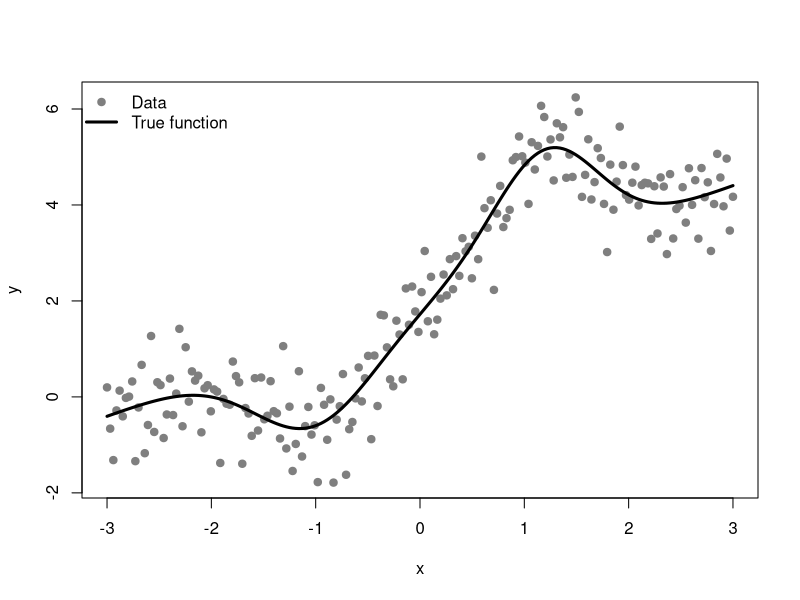
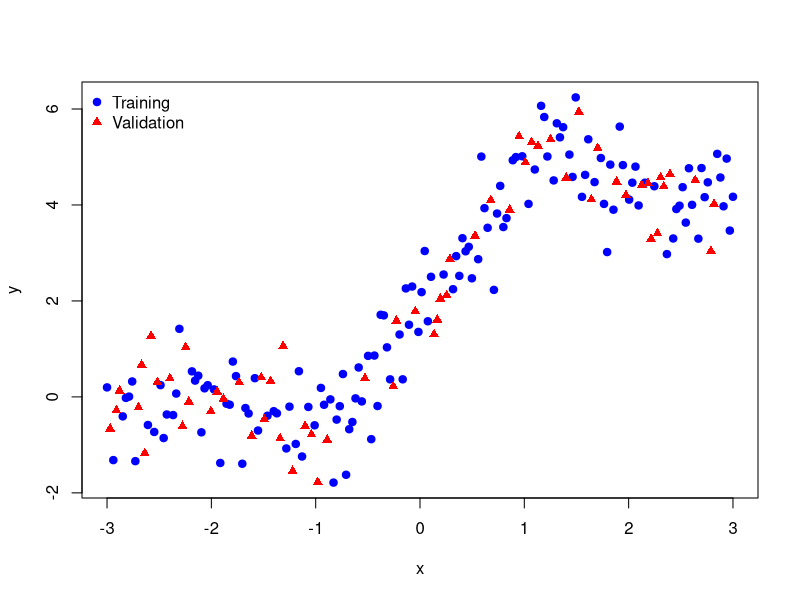
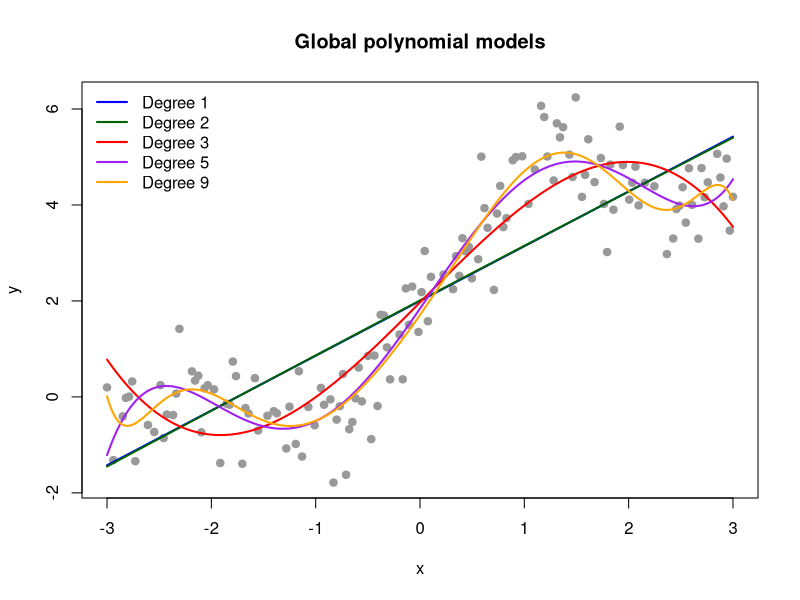
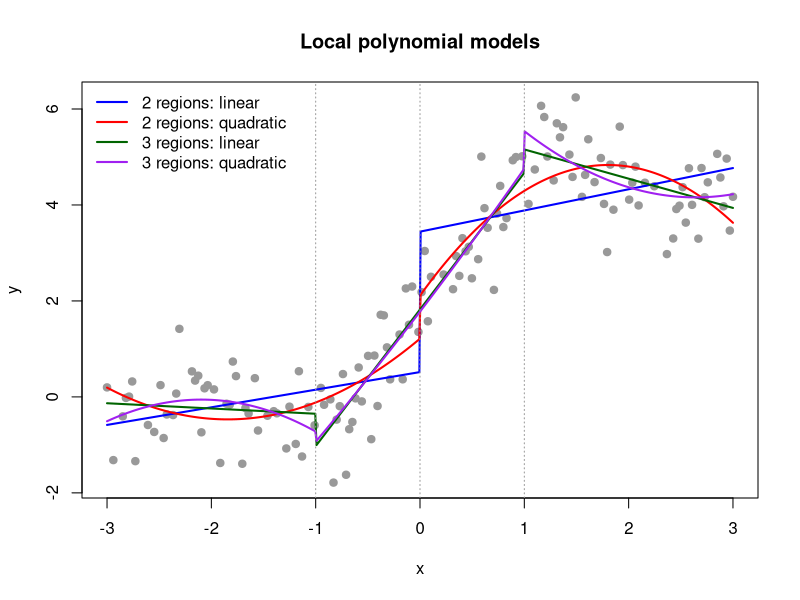
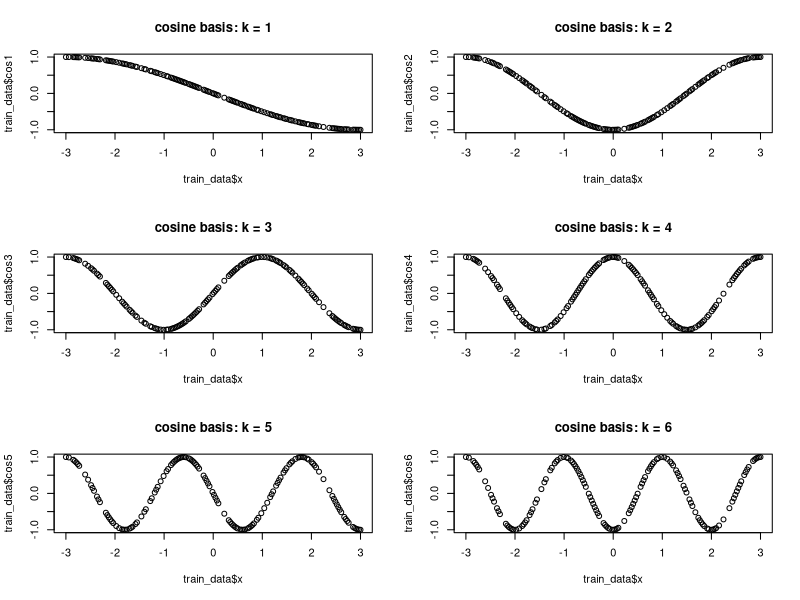
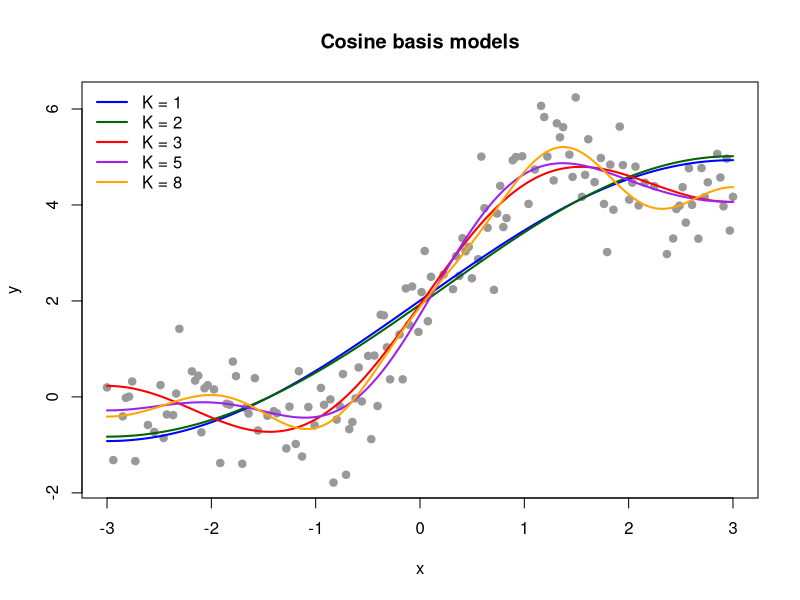
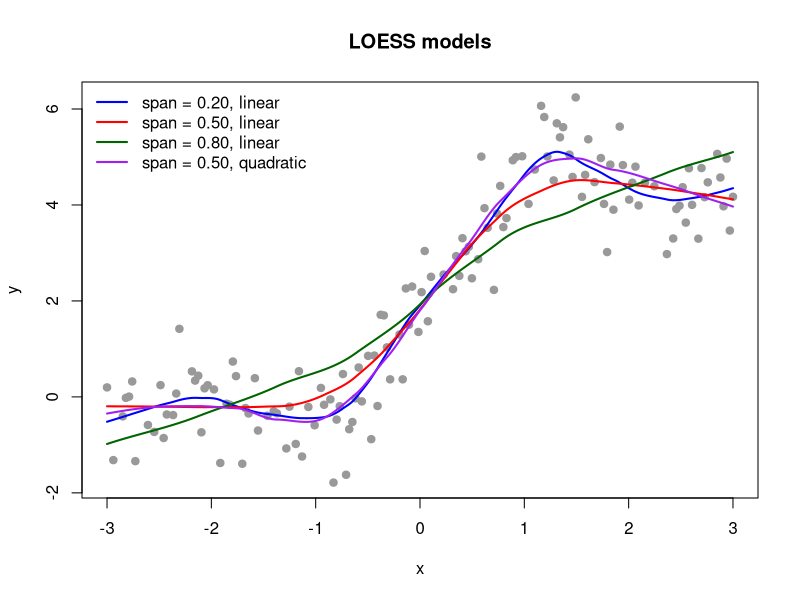
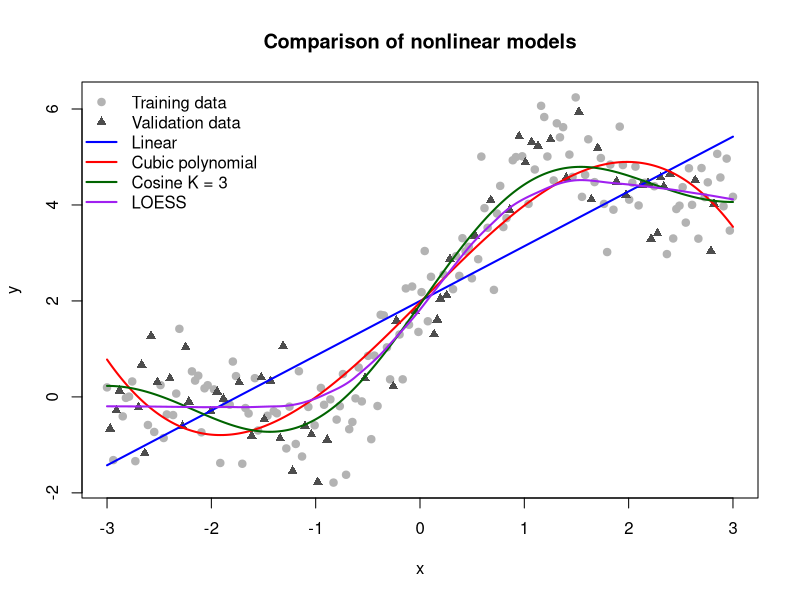

Here is the R script that generated these plots, in order:
# ============================================================
# Nonlinear regression models
# ============================================================

rm(list = ls())
set.seed(73252)


# ============================================================
# 1. Simulate nonlinear regression data
# ============================================================

n <- 200
x <- seq(-3, 3, length.out = n)

f_true <- 2 + 0.8 * x - 1.8 * exp(-1.5 * (x + 1)^2) +
  2.2 * exp(-2 * (x - 1.2)^2)

y <- f_true + rnorm(n, mean = 0, sd = 0.6)
data <- data.frame(x = x, y = y, f_true = f_true)

plot(y ~ x, data = data, pch = 19, col = "grey50", xlab = "x", ylab = "y")
lines(data$x, data$f_true, col = "black", lwd = 3)
legend("topleft", legend = c("Data", "True function"),
       col = c("grey50", "black"), pch = c(19, NA), lty = c(NA, 1),
       lwd = c(NA, 3), bty = "n")


# ============================================================
# 2. Split data into training and validation sets
# ============================================================

split_prop <- c(train = 0.70, validation = 0.30)
n_train <- floor(n * split_prop["train"])

index <- sample(seq_len(n))
train_index <- index[1:n_train]
val_index <- index[(n_train + 1):n]

train_data <- data[train_index, ]
val_data <- data[val_index, ]

plot(y ~ x, data = train_data, pch = 19, col = "blue",
     xlab = "x", ylab = "y", xlim = range(data$x), ylim = range(data$y))
points(y ~ x, data = val_data, pch = 17, col = "red")
legend("topleft", legend = c("Training", "Validation"),
       col = c("blue", "red"), pch = c(19, 17), bty = "n")

mse <- function(observed, predicted) mean((observed - predicted)^2)


# ============================================================
# 3. Global polynomial models
# ============================================================

polynomial_1 <- lm(y ~ x, data = train_data)
polynomial_2 <- lm(y ~ x + I(x^2), data = train_data)
polynomial_3 <- lm(y ~ x + I(x^2) + I(x^3), data = train_data)
polynomial_5 <- lm(y ~ x + I(x^2) + I(x^3) + I(x^4) + I(x^5),
                   data = train_data)
polynomial_9 <- lm(y ~ poly(x, degree = 9, raw = TRUE), data = train_data)

polynomial_models <- list(
  "Degree 1" = polynomial_1,
  "Degree 2" = polynomial_2,
  "Degree 3" = polynomial_3,
  "Degree 5" = polynomial_5,
  "Degree 9" = polynomial_9
)

polynomial_mse <- sapply(polynomial_models, function(model) {
  mse(val_data$y, predict(model, newdata = val_data))
})

round(polynomial_mse, 3)

x_grid <- seq(min(data$x), max(data$x), length.out = 500)
grid_data <- data.frame(x = x_grid)
polynomial_colors <- c("blue", "darkgreen", "red", "purple", "orange")

plot(y ~ x, data = train_data, pch = 19, col = "grey60",
     xlab = "x", ylab = "y", main = "Global polynomial models")

for (i in seq_along(polynomial_models)) {
  lines(x_grid, predict(polynomial_models[[i]], newdata = grid_data),
        col = polynomial_colors[i], lwd = 2)
}

legend("topleft", legend = names(polynomial_models),
       col = polynomial_colors, lty = 1, lwd = 2, bty = "n")


# ============================================================
# 4. Local polynomials using region indicators
# ============================================================

# Two regions separated at x = 0
train_data$region2 <- as.integer(train_data$x > 0)
val_data$region2 <- as.integer(val_data$x > 0)
grid_data$region2 <- as.integer(grid_data$x > 0)

region_linear <- lm(y ~ x + region2 + x:region2, data = train_data)

region_quadratic <- lm(
  y ~ x + I(x^2) + region2 + x:region2 + I(x^2):region2,
  data = train_data
)

# Three regions separated at x = -1 and x = 1
train_data$region3 <- cut(train_data$x, breaks = c(-Inf, -1, 1, Inf))
val_data$region3 <- cut(val_data$x, breaks = c(-Inf, -1, 1, Inf))
grid_data$region3 <- cut(grid_data$x, breaks = c(-Inf, -1, 1, Inf))

region_three_linear <- lm(y ~ x * region3, data = train_data)
region_three_quadratic <- lm(y ~ (x + I(x^2)) * region3, data = train_data)

region_models <- list(
  "2 regions: linear" = region_linear,
  "2 regions: quadratic" = region_quadratic,
  "3 regions: linear" = region_three_linear,
  "3 regions: quadratic" = region_three_quadratic
)

region_mse <- sapply(region_models, function(model) {
  mse(val_data$y, predict(model, newdata = val_data))
})

round(region_mse, 3)

region_colors <- c("blue", "red", "darkgreen", "purple")

plot(y ~ x, data = train_data, pch = 19, col = "grey60",
     xlab = "x", ylab = "y", main = "Local polynomial models")

for (i in seq_along(region_models)) {
  lines(x_grid, predict(region_models[[i]], newdata = grid_data),
        col = region_colors[i], lwd = 2)
}

abline(v = c(-1, 0, 1), lty = 3, col = "grey60")
legend("topleft", legend = names(region_models),
       col = region_colors, lty = 1, lwd = 2, bty = "n")


# ============================================================
# 5. Cosine basis models
# ============================================================

x_min <- min(data$x)
x_max <- max(data$x)
L <- x_max - x_min

cosine_basis <- function(x, k) cos(pi * k * (x - x_min) / L)

for (k in 1:8) {
  train_data[[paste0("cos", k)]] <- cosine_basis(train_data$x, k)
  val_data[[paste0("cos", k)]] <- cosine_basis(val_data$x, k)
  grid_data[[paste0("cos", k)]] <- cosine_basis(grid_data$x, k)
}

par(mfrow=c(3,2))
plot(train_data$x,train_data$cos1,main="cosine basis: k = 1")
plot(train_data$x,train_data$cos2,main="cosine basis: k = 2")
plot(train_data$x,train_data$cos3,main="cosine basis: k = 3")
plot(train_data$x,train_data$cos4,main="cosine basis: k = 4")
plot(train_data$x,train_data$cos5,main="cosine basis: k = 5")
plot(train_data$x,train_data$cos6,main="cosine basis: k = 6")
par(mfrow=c(1,1))

head(train_data)

cosine_1 <- lm(y ~ cos1, data = train_data)
cosine_2 <- lm(y ~ cos1 + cos2, data = train_data)
cosine_3 <- lm(y ~ cos1 + cos2 + cos3, data = train_data)
cosine_5 <- lm(y ~ cos1 + cos2 + cos3 + cos4 + cos5, data = train_data)
cosine_8 <- lm(y ~ cos1 + cos2 + cos3 + cos4 + cos5 + cos6 + cos7 + cos8,
               data = train_data)

cosine_models <- list(
  "K = 1" = cosine_1,
  "K = 2" = cosine_2,
  "K = 3" = cosine_3,
  "K = 5" = cosine_5,
  "K = 8" = cosine_8
)

cosine_mse <- sapply(cosine_models, function(model) {
  mse(val_data$y, predict(model, newdata = val_data))
})

round(cosine_mse, 3)

cosine_colors <- c("blue", "darkgreen", "red", "purple", "orange")

plot(y ~ x, data = train_data, pch = 19, col = "grey60",
     xlab = "x", ylab = "y", main = "Cosine basis models")

for (i in seq_along(cosine_models)) {
  lines(x_grid, predict(cosine_models[[i]], newdata = grid_data),
        col = cosine_colors[i], lwd = 2)
}

legend("topleft", legend = names(cosine_models),
       col = cosine_colors, lty = 1, lwd = 2, bty = "n")


# ============================================================
# 6. LOESS models
# ============================================================

loess_020 <- loess(y ~ x, data = train_data, span = 0.20, degree = 1)
loess_050 <- loess(y ~ x, data = train_data, span = 0.50, degree = 1)
loess_080 <- loess(y ~ x, data = train_data, span = 0.80, degree = 1)
loess_quad <- loess(y ~ x, data = train_data, span = 0.50, degree = 2)

loess_models <- list(
  "span = 0.20, linear" = loess_020,
  "span = 0.50, linear" = loess_050,
  "span = 0.80, linear" = loess_080,
  "span = 0.50, quadratic" = loess_quad
)

loess_mse <- sapply(loess_models, function(model) {
  mse(val_data$y, predict(model, newdata = val_data))
})

round(loess_mse, 3)

loess_colors <- c("blue", "red", "darkgreen", "purple")

plot(y ~ x, data = train_data, pch = 19, col = "grey60",
     xlab = "x", ylab = "y", main = "LOESS models")

for (i in seq_along(loess_models)) {
  lines(x_grid, predict(loess_models[[i]], newdata = grid_data),
        col = loess_colors[i], lwd = 2)
}

legend("topleft", legend = names(loess_models),
       col = loess_colors, lty = 1, lwd = 2, bty = "n")


# ============================================================
# 7. Compare validation errors
# ============================================================

validation_results <- data.frame(
  model = c(
    paste("Polynomial", names(polynomial_mse)),
    paste("Region", names(region_mse)),
    paste("Cosine", names(cosine_mse)),
    paste("LOESS", names(loess_mse))
  ),
  validation_mse = c(
    polynomial_mse,
    region_mse,
    cosine_mse,
    loess_mse
  )
)

validation_results <- validation_results[
  order(validation_results$validation_mse),
]

validation_results$validation_mse <- round(validation_results$validation_mse, 3)
validation_results



# ============================================================
# 8. Compare selected models in one plot
# ============================================================

selected_models <- list(
  "Linear" = polynomial_1,
  "Cubic polynomial" = polynomial_3,
  "Cosine K = 3" = cosine_3,
  "LOESS" = loess_050
)

selected_colors <- c("blue", "red", "darkgreen", "purple")

plot(y ~ x, data = train_data, pch = 19, col = "grey70",
     xlab = "x", ylab = "y", main = "Comparison of nonlinear models")

points(y ~ x, data = val_data, pch = 17, col = "grey30")
lines(x_grid, predict(polynomial_1, newdata = grid_data),
      col = selected_colors[1], lwd = 2)
lines(x_grid, predict(polynomial_3, newdata = grid_data),
      col = selected_colors[2], lwd = 2)
lines(x_grid, predict(cosine_3, newdata = grid_data),
      col = selected_colors[3], lwd = 2)
lines(x_grid, predict(loess_050, newdata = grid_data),
      col = selected_colors[4], lwd = 2)

legend("topleft",
       legend = c("Training data", "Validation data", names(selected_models)),
       col = c("grey70", "grey30", selected_colors),
       pch = c(19, 17, rep(NA, 4)), lty = c(NA, NA, rep(1, 4)),
       lwd = c(NA, NA, rep(2, 4)), bty = "n")


# ============================================================
# 9. Extrapolation outside the observed x interval
# ============================================================

x_extra <- seq(-4.5, 4.5, length.out = 700)
extra_data <- data.frame(x = x_extra)

for (k in 1:3) {
  extra_data[[paste0("cos", k)]] <- cosine_basis(extra_data$x, k)
}

plot(y ~ x, data = data, pch = 19, col = "grey70",
     xlim = range(x_extra), xlab = "x", ylab = "y",
     main = "Extrapolation outside the observed interval")

lines(x_extra, predict(polynomial_1, newdata = extra_data),
      col = "blue", lwd = 2)
lines(x_extra, predict(polynomial_3, newdata = extra_data),
      col = "red", lwd = 2)
lines(x_extra, predict(cosine_3, newdata = extra_data),
      col = "darkgreen", lwd = 2)

abline(v = c(x_min, x_max), lty = 2, col = "grey40")

legend("topleft",
       legend = c("Linear", "Cubic polynomial", "Cosine K = 3"),
       col = c("blue", "red", "darkgreen"), lty = 1, lwd = 2, bty = "n")
